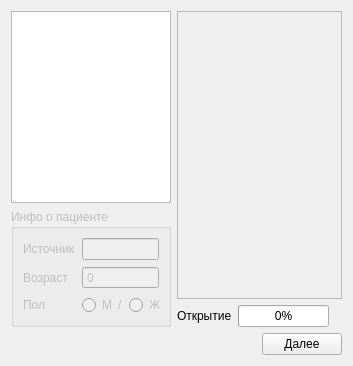
      <widget class="QWidget" name="tab_view">
       <attribute name="title">
        <string>Просмотр</string>
       </attribute>
       <layout class="QVBoxLayout" name="verticalLayout_17">
        <item>
         <layout class="QHBoxLayout" name="horizontalLayout_24">
          <item>
           <layout class="QVBoxLayout" name="verticalLayout_13">
            <item>
             <widget class="QListWidget" name="t2_lwgt">
              <property name="sizePolicy">
               <sizepolicy hsizetype="Maximum" vsizetype="Expanding">
                <horstretch>0</horstretch>
                <verstretch>0</verstretch>
               </sizepolicy>
              </property>
              <property name="maximumSize">
               <size>
                <width>160</width>
                <height>16777215</height>
               </size>
              </property>
             </widget>
            </item>
            <item>
             <widget class="QGroupBox" name="t2_gb_info">
              <property name="enabled">
               <bool>false</bool>
              </property>
              <property name="maximumSize">
               <size>
                <width>160</width>
                <height>16777215</height>
               </size>
              </property>
              <property name="title">
               <string>Инфо о пациенте</string>
              </property>
              <layout class="QFormLayout" name="formLayout">
               <item row="0" column="0">
                <widget class="QLabel" name="t2_lbl_type">
                 <property name="text">
                  <string>Источник</string>
                 </property>
                </widget>
               </item>
               <item row="0" column="1">
                <widget class="QLineEdit" name="t2_le_type"/>
               </item>
               <item row="1" column="0">
                <widget class="QLabel" name="t2_lbl_age">
                 <property name="text">
                  <string>Возраст</string>
                 </property>
                </widget>
               </item>
               <item row="1" column="1">
                <widget class="QSpinBox" name="t2_sb_age">
                 <property name="readOnly">
                  <bool>true</bool>
                 </property>
                 <property name="buttonSymbols">
                  <enum>QAbstractSpinBox::NoButtons</enum>
                 </property>
                 <property name="maximum">
                  <number>1000</number>
                 </property>
                </widget>
               </item>
               <item row="2" column="0">
                <widget class="QLabel" name="t2_lbl_sex">
                 <property name="text">
                  <string>Пол</string>
                 </property>
                </widget>
               </item>
               <item row="2" column="1">
                <layout class="QHBoxLayout" name="horizontalLayout_13">
                 <item>
                  <widget class="QRadioButton" name="t2_radio_sexM">
                   <property name="text">
                    <string>М</string>
                   </property>
                  </widget>
                 </item>
                 <item>
                  <widget class="QLabel" name="t2_lbl_sexSep">
                   <property name="text">
                    <string>/</string>
                   </property>
                  </widget>
                 </item>
                 <item>
                  <widget class="QRadioButton" name="t2_radio_sexF">
                   <property name="text">
                    <string>Ж</string>
                   </property>
                  </widget>
                 </item>
                </layout>
               </item>
              </layout>
             </widget>
            </item>
           </layout>
          </item>
          <item>
           <layout class="QVBoxLayout" name="verticalLayout_10">
            <item>
             <widget class="QScrollArea" name="scrollArea">
              <property name="sizePolicy">
               <sizepolicy hsizetype="Minimum" vsizetype="Expanding">
                <horstretch>0</horstretch>
                <verstretch>0</verstretch>
               </sizepolicy>
              </property>
              <property name="widgetResizable">
               <bool>true</bool>
              </property>
              <widget class="QWidget" name="scrollAreaWidgetContents">
               <property name="geometry">
                <rect>
                 <x>0</x>
                 <y>0</y>
                 <width>20</width>
                 <height>20</height>
                </rect>
               </property>
               <layout class="QVBoxLayout" name="verticalLayout_9">
                <item>
                 <layout class="QGridLayout" name="t2_lytGrid"/>
                </item>
               </layout>
              </widget>
             </widget>
            </item>
            <item>
             <layout class="QHBoxLayout" name="horizontalLayout_18">
              <item>
               <widget class="QLabel" name="t2_lbl_progress">
                <property name="text">
                 <string>Открытие</string>
                </property>
               </widget>
              </item>
              <item>
               <widget class="QProgressBar" name="t2_progress">
                <property name="value">
                 <number>0</number>
                </property>
               </widget>
              </item>
              <item>
               <widget class="QLabel" name="t2_lbl_fake">
                <property name="text">
                 <string/>
                </property>
               </widget>
              </item>
             </layout>
            </item>
           </layout>
          </item>
         </layout>
        </item>
        <item>
         <layout class="QHBoxLayout" name="horizontalLayout_19">
          <item>
           <spacer name="horizontalSpacer_15">
            <property name="orientation">
             <enum>Qt::Horizontal</enum>
            </property>
            <property name="sizeHint" stdset="0">
             <size>
              <width>40</width>
              <height>20</height>
             </size>
            </property>
           </spacer>
          </item>
          <item>
           <widget class="QPushButton" name="t2_btn_next">
            <property name="text">
             <string>Далее</string>
            </property>
           </widget>
          </item>
         </layout>
        </item>
       </layout>
      </widget>
